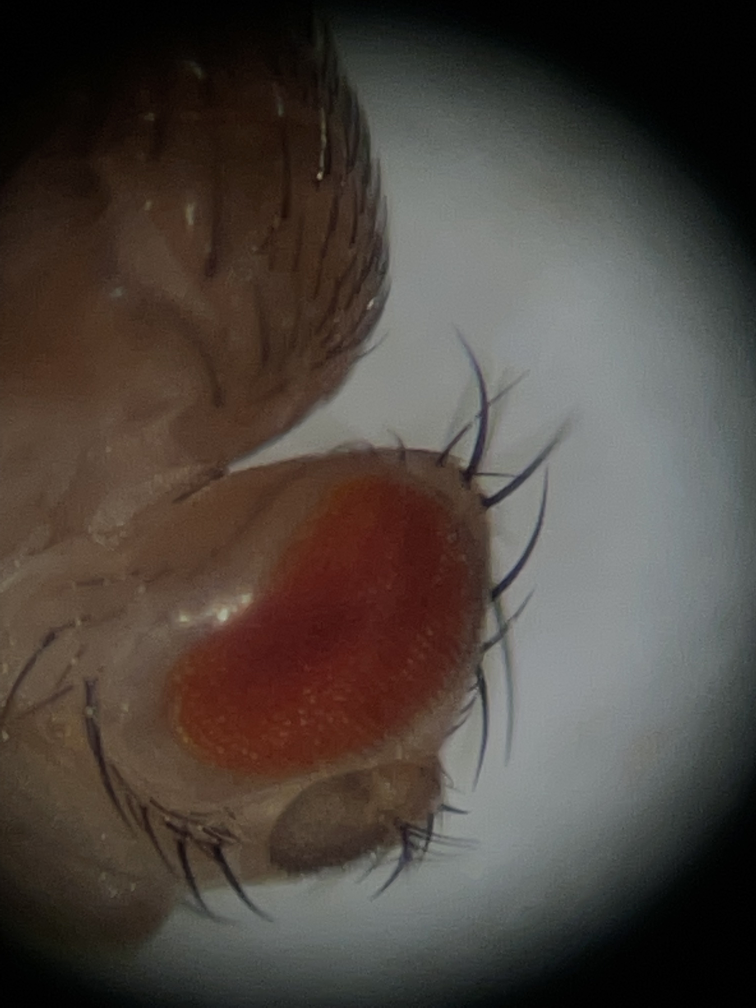
#> input picture MRD_A_jpg/IMG_4503.jpg, 3024 x 4032 px, found by its file name (shown at 1/4 size); its folder holds only this picture in this run
$ python iPhoneCropImageSatAdaptSaveCrop_v2.py   (older library calls are emulated)
#> lines starting #> are read from the running program, lines starting #| are printed output that depends on the picture; after the words box and inside, x2 and y2 are one past the last pixel; in counts of white or black regions, pixels touching at a corner belong together
'''
iPhoneCropImageSatAdaptSaveCrop
Find eye and crop image using threshold of saturation
Thresh is set adaptivly by measuring % of on pixels after thresholding altering thresh level to keep % pix on within a range
If more than one object has acceptable area, pick one closest to the center of the image
Save cropped image

Tom Zimmerman, IBM Research-Almaden, Center for Cellular Construction

V1 7/16/21
This material is based upon work supported by the NSF under Grant No. DBI-1548297.
Disclaimer:  Any opinions, findings and conclusions or recommendations expressed in this material are those of the authors and do not necessarily reflect the views of the National Science Foundation
'''
import cv2
from os import listdir,rename
from os.path import isfile, join
import numpy as np
from statistics import median
import math

############ PUT YOUR IMAGE DIRECTORY HERE ##################
imageDir=r'C:\Users\ThomasZimmerman\Pictures\CCC_Riggs\iPhone\MRD_A_jpg\\' # image location
saveDir=r'C:\Users\ThomasZimmerman\Pictures\CCC_Riggs\iPhone\Crop2\\'     # directory for saving cropped images
cropPrefix='MRD_Crop_'
badCropPrefix='BAD_MRD_Crop_'

# [14 lines of commented-out code are left out]

SCALE=(320,240)     # display resolution
#PIX_MAX=0.060       # servo thresh to keep % pix on within this value
#PIX_MIN=0.055       # servo thresh to keep % pix on within this value
PIX_MAX=0.070       # servo thresh to keep % pix on within this value
PIX_MIN=0.065       # servo thresh to keep % pix on within this value
MAX_COUNT=10        # don't iterlate more than this number of times
THRESH_START=160    # starting value for thresh
STEP=2              # thresh increment size per loop
THICK=50            # bounding box line thickness
MIN_AREA=5         # min good obj area (percent * 1000)
MAX_AREA=80         # max good obj area
ksize = (128,128)   # blur kernal
EXPAND=500          # number of pix to add to crop boundary to capture entire eye
################################ FUNCTIONS #####################################
def doContour(im):
    detectState=0; # assume bad image
    # find eye as object with proper size and near the center of the image
    xx0=0; xx1=0; yy0=0; yy1=0;
    (yRez,xRez)=im.shape
    imArea=xRez*yRez
    xcIM=xRez/2; ycIM=yRez/2; # find center of image
    dMin=99999.0  # distance of object from center, used if several objects detected, initialize really big so min will be detected
    dummy,contourList, hierarchy = cv2.findContours(im, cv2.RETR_EXTERNAL, cv2.CHAIN_APPROX_NONE) # all countour points, uses more memory
    for objContour in contourList:
        # Get bounding box for ROI
        PO = cv2.boundingRect(objContour)
        x0=PO[0]; y0=PO[1]; x1=x0+PO[2]; y1=y0+PO[3]; xc=x0+(x1-x0)/2; yc=y0+(y1-y0)/2;

        # check if object is good size
        area = int(1000*cv2.contourArea(objContour)/imArea)
        if area>MIN_AREA and area<MAX_AREA:
            detectState=1 # indicate that valid object detected
            #print('good area',area)
            # check to see if close to center, in case more than one object detected
            xc=x0+(x1-x0)/2; yc=y0+(y1-y0)/2 # find center of object
            d=math.sqrt((xcIM-xc)**2 + (ycIM-yc)**2)
            if d<dMin:
                cv2.rectangle(im, (x0,y0), (x1,y1), 128, THICK) # place GRAY rectangle around candidate
                #print('Closer dx:',xcIM-xc,'dy:',ycIM-yc,'dMin',dMin,'d',d)
                dMin=d # update min in case there is another object to evaluate
                xx0=x0; xx1=x1; yy0=y0; yy1=y1;
        else:
            print('Reject area:',area)
    if detectState==1:
        cv2.rectangle(im, (xx0,yy0), (xx1,yy1), 255, THICK) # place WHITE rectangle around good object
    return(im,detectState,xx0,yy0,xx1,yy1)

def expandBox(xRez,yRez,x0,y0,x1,y1):
    x0 = np.clip(x0-EXPAND, 0,xRez-1)
    x1 = np.clip(x1+EXPAND, 0,xRez-1)
    y0 = np.clip(y0-EXPAND, 0,yRez-1)
    y1 = np.clip(y1+EXPAND, 0,yRez-1)
    return(x0,y0,x1,y1)

################################ MAIN ##########################################

# find and process all images in dir
files = [f for f in listdir(imageDir) if isfile(join(imageDir, f))]
thresh=THRESH_START
for fileName in files:
    rawColorIM=cv2.imread(imageDir+fileName)   # read in color image
#> rawColorIM is the input picture: shape (4032, 3024, 3); mean B, G, R 62, 68, 76.1
    rawIM=cv2.cvtColor(rawColorIM, cv2.COLOR_BGR2GRAY) # read in as grayscale image
    cv2.imshow('Original',cv2.resize(rawColorIM,SCALE))

    hsvIM = cv2.cvtColor(rawColorIM, cv2.COLOR_BGR2HSV)
#> hsvIM: shape (4032, 3024, 3); mean H, S, V 40.5, 69.1, 78.3
    satIM=hsvIM[:,:,1]
    (yRez,xRez)=satIM.shape
    cv2.imshow('Saturation',cv2.resize(satIM,SCALE))
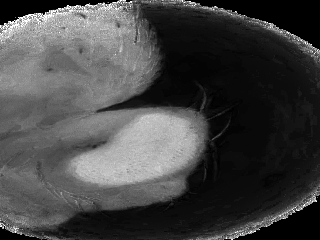
#> window 'Saturation': shape (240, 320); min 0, max 255, mean 69.1
    blurIM = cv2.blur(satIM, ksize, cv2.BORDER_DEFAULT)
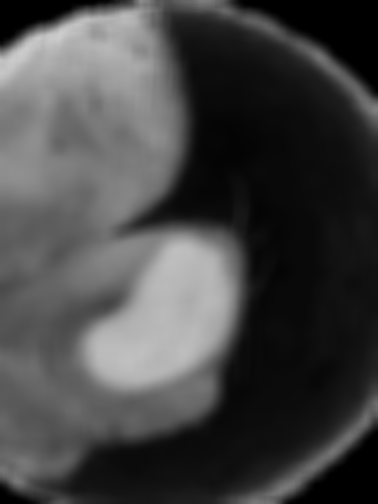
#> blurIM: shape (4032, 3024) (shown at 1/8 size); min 0, max 206, mean 69.1

    # servo threshold until a good percentage of pixels are deteected
    count=0;
    while count<MAX_COUNT:
        ret,threshIM= cv2.threshold(blurIM,thresh,255,cv2.THRESH_BINARY)
        pix=round(np.sum(threshIM)/(xRez*yRez*255),3)
        if pix>PIX_MAX:
            thresh+=STEP
        elif pix<PIX_MIN:
            thresh-=STEP
        else:
            break # within range so quit servoing
        if thresh>255 or thresh<0:  # if thresh out of range, reset and quit
            thresh=THRESH_START
            break
        count+=1
#> this loop made 8 passes
#> (ret, pix) on passes 1 to 8: (160, 0.099), (162, 0.095), (164, 0.091), (166, 0.087), (168, 0.082), (170, 0.078), (172, 0.073), (174, 0.067)
#> pass 1, `ret,threshIM= cv2.threshold(blurIM,thresh,255,cv2.THRESH_BINARY)`:
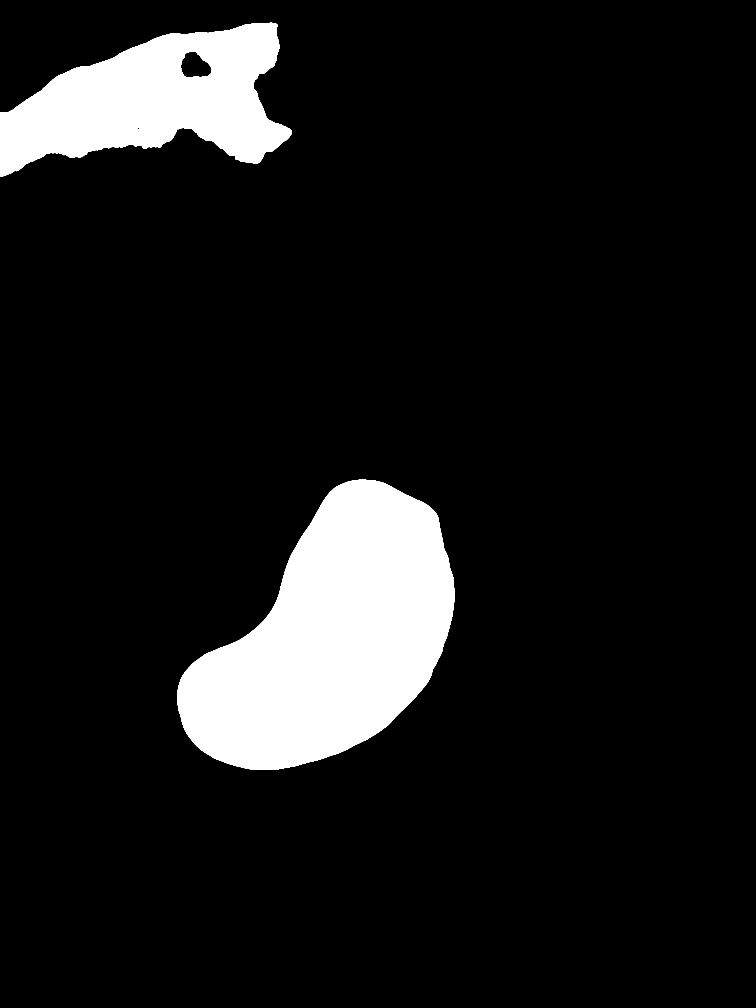
#> threshIM: shape (4032, 3024) (shown at 1/4 size); 9.9% white; 2 white regions, box (x1, y1, x2, y2) and area: (709, 1919, 1819, 3079) 796105, (0, 91, 1167, 706) 411987
#> after the loop, count = 7; thresh = 174
    print('thresh',thresh,'loop count',count,'pix',pix)
#| thresh 174 loop count 7 pix 0.067

    # find eye as object with proper size and near the center of the image
    (im,detectState,x0,y0,x1,y1)=doContour(threshIM)
#> in doContour, `dummy,contourList, hierarchy = cv2.findContours(im, cv2.RETR_EXTERNAL,..`: contourList = 4 contours, 1 with area under 20; largest, box (x1, y1, x2, y2) and area: (746, 1946, 1777, 3051) 651644, (0, 109, 1085, 672) 179487, (567, 344, 581, 353) 72
#> the loop in doContour, `for objContour in contourList:` made 4 passes
#> (PO, x0, y0, x1, y1, area) on pass 1: ((746, 1946, 1031, 1105), 746, 1946, 1777, 3051, 53)
#> (printed output is left out)
#> after the loop in doContour, `for objContour in contourList:`:
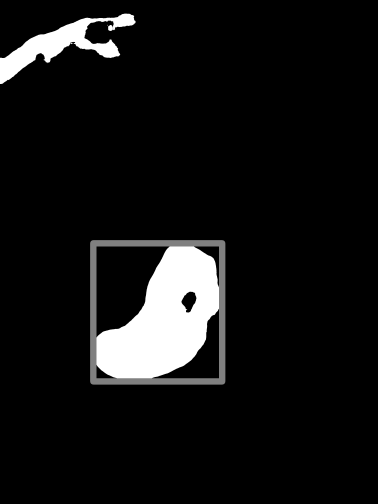
#> im: shape (4032, 3024) (shown at 1/8 size); min 0, max 255, mean 19.2
#> after the loop in doContour, `for objContour in contourList:`: dMin = 543.7; xx0 = 746; xx1 = 1777; yy0 = 1946; yy1 = 3051
#> detectState = 1; x0 = 746; y0 = 1946; x1 = 1777; y1 = 3051

    # save cropped image
    if detectState==1: # don't save if detectState is good
        outName=saveDir+cropPrefix+fileName
    else:
        outName=saveDir+badCropPrefix+fileName
    (x0,y0,x1,y1)=expandBox(xRez,yRez,x0,y0,x1,y1)
#> in expandBox, `x0 = np.clip(x0-EXPAND, 0,xRez-1)`: x0 = 246
#> in expandBox, `x1 = np.clip(x1+EXPAND, 0,xRez-1)`: x1 = 2277
#> in expandBox, `y0 = np.clip(y0-EXPAND, 0,yRez-1)`: y0 = 1446
#> in expandBox, `y1 = np.clip(y1+EXPAND, 0,yRez-1)`: y1 = 3551
#> x0 = 246; y0 = 1446; x1 = 2277; y1 = 3551
    cropIM=rawIM[y0:y1,x0:x1]
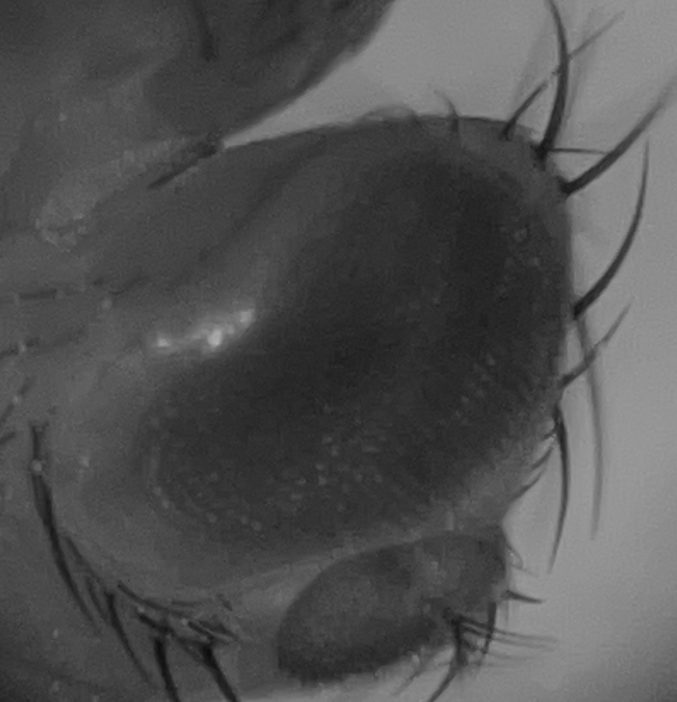
#> cropIM: shape (2105, 2031) (shown at 1/3 size); min 9, max 180, mean 81.4
    cv2.imwrite(outName,cropIM)
    print('saved image',outName)
    cv2.imshow('Save',cv2.resize(cropIM,SCALE))
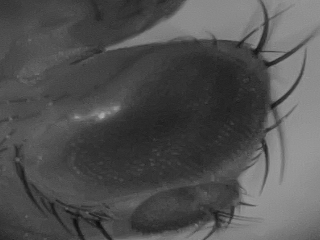
#> window 'Save': shape (240, 320); min 11, max 177, mean 81.3
    cv2.imshow('Detect',cv2.resize(im,SCALE))
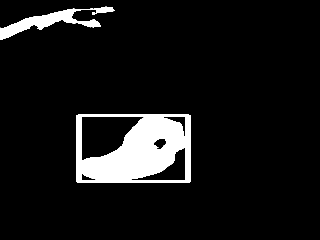
#> window 'Detect': shape (240, 320); min 0, max 255, mean 21.6
    print()

    # read keyboard and quit if 'q'
    key=cv2.waitKey(10) & 0xFF
#> (key q is pressed here)
    if key == ord('q'):
        break

cv2.destroyAllWindows()
